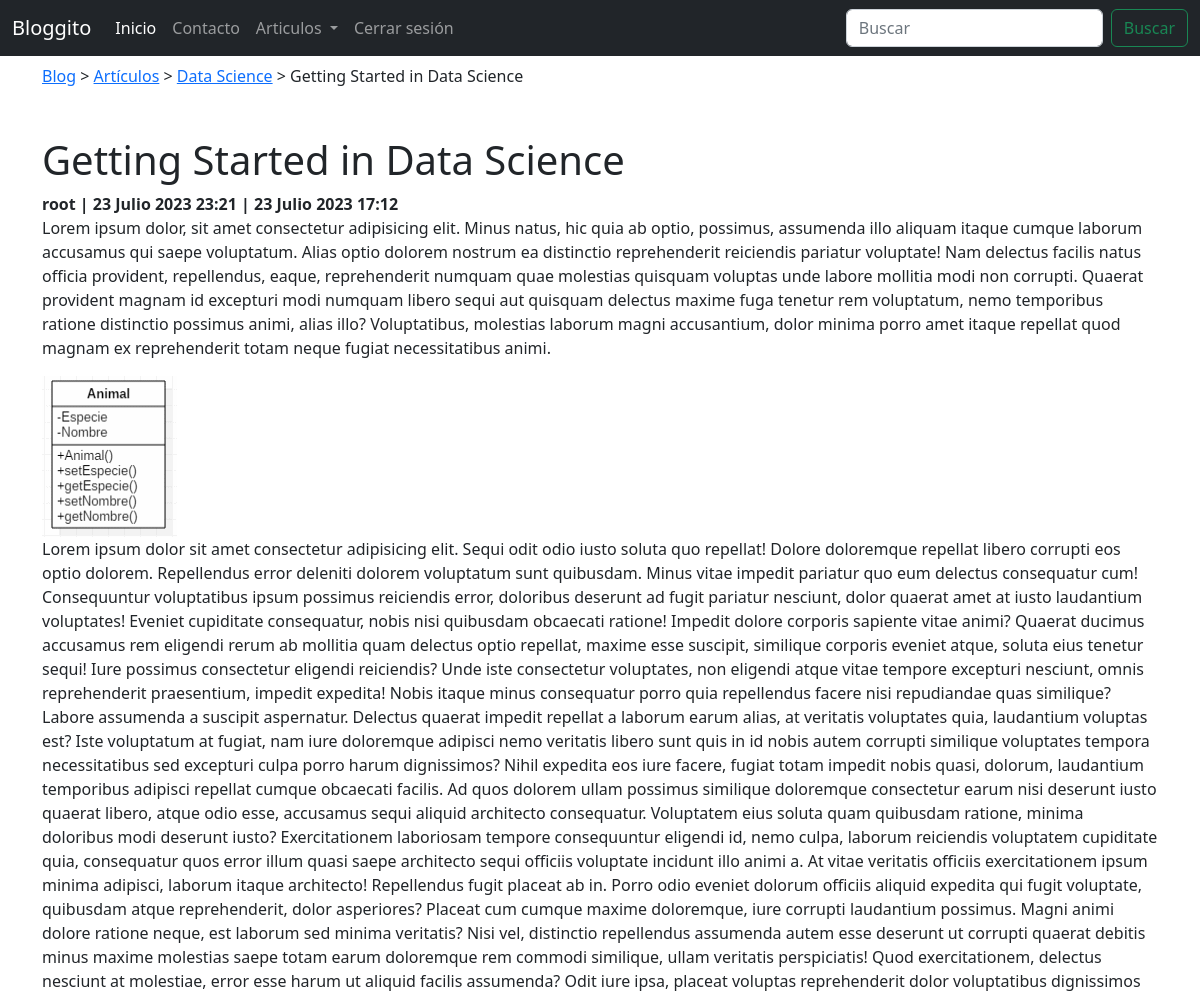
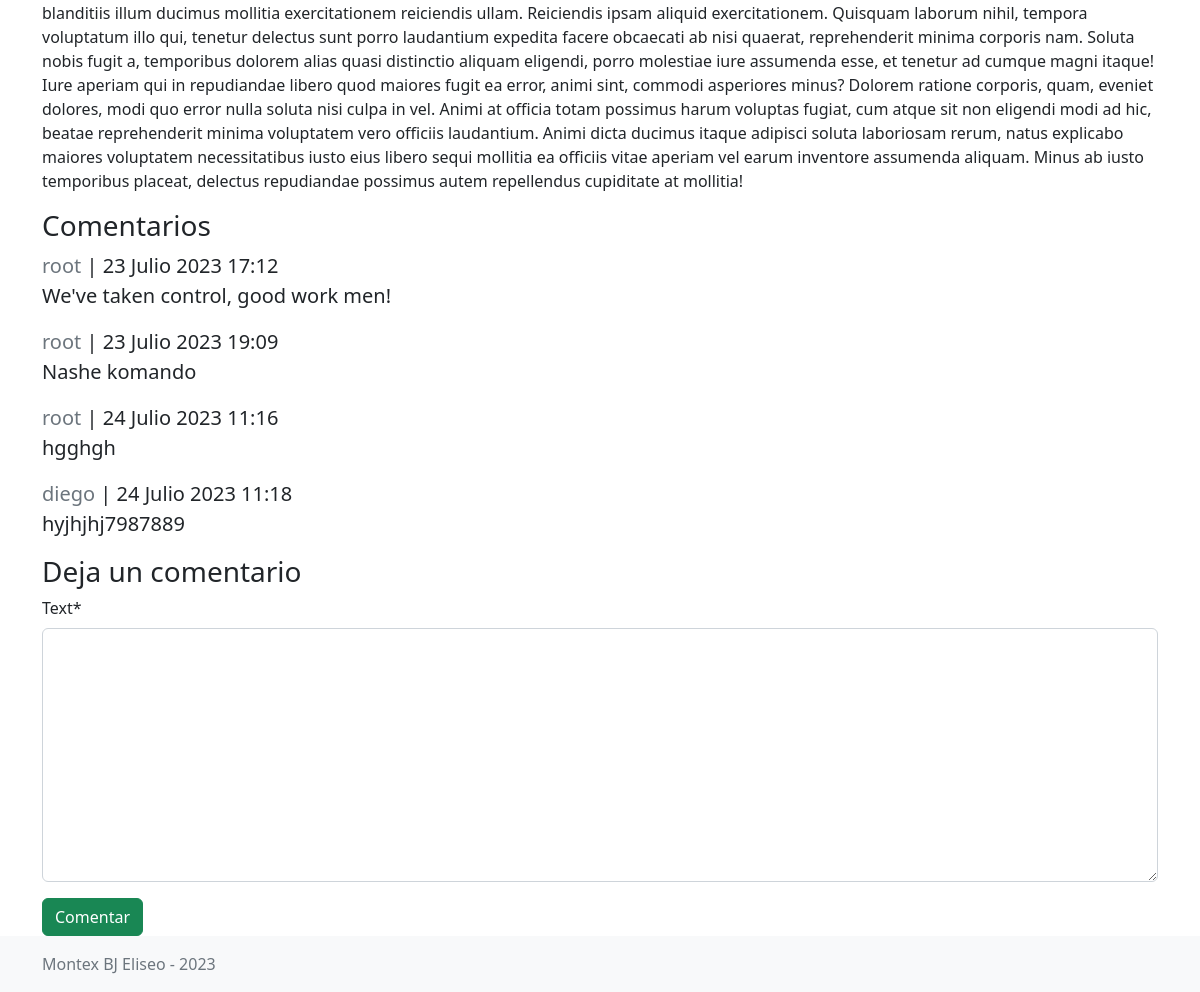
Screenshot of /posts/1 (signed in) with the database file from the repository (2 pictures, top to bottom).
### apps/posts/models.py (models this page shows, shortened)
class Post(models.Model):
    title = models.CharField(max_length=100)
    short_description = models.TextField()
    image = models.ImageField()
    content = models.TextField()
    created_at = models.DateTimeField(auto_now=True, editable=False)
    updated_at = models.DateTimeField(auto_now_add=True, editable=False)
    author = models.ForeignKey(get_user_model(), null=True, on_delete=models.SET_NULL)
    category = models.ForeignKey(Category, null=True, on_delete=models.SET_NULL)
    tags = models.ManyToManyField(Tag)
    def get_add_comment_url(self):
        return reverse('posts:add_comment', args=[self.pk])

class Category(models.Model):
    name = models.CharField(max_length=100)
    description = models.TextField()
    created_at = models.DateTimeField(auto_now = True, editable=False)
    updated_at = models.DateTimeField(auto_now_add = True, editable=False)
    def __str__(self) -> str:
        return self.name

### apps/users/models.py (models this page shows)
class User(AbstractUser):
    image = models.ImageField(upload_to='users', null=True)

### apps/comments/models.py (models this page shows, shortened)
class PostComment(models.Model):
    text = models.TextField(max_length=300)
    post = models.ForeignKey(Post, on_delete=models.CASCADE)
    author = models.ForeignKey(get_user_model(), null=True, on_delete=models.SET_NULL)
    created_at = models.DateTimeField(auto_now = True, editable=False)
    updated_at = models.DateTimeField(auto_now_add = True, editable=False)

### apps/posts/views.py (the view)
# urls.py: path('<int:pk>', PostDetailView.as_view(), name = 'view'),
class PostDetailView(DetailView):
    model = Post
    template_name = "posts/post_detail.html"
    context_object_name = "post"
    def get_context_data(self, **kwargs):
        context = super().get_context_data(**kwargs)
        context["postcomment_form"] = PostCommentForm()
        return context

### apps/comments/forms.py
class PostCommentForm(forms.ModelForm):
    class Meta:
        model = PostComment
        fields = ['text']

### templates/posts/post_detail.html (shortened to what this page needs)
{% extends 'base.html' %}
{% block content %}
<main class="container">
    <div class="my-2">
        <a href="{% url 'index' %}">Blog</a> &gt; <a href="{% url 'posts:index' %}">Artículos</a> &gt; <a href="{% url 'posts:index' %}">{{post.category}}</a> &gt; <span>{{post.title}}</span>
    </div>
    <h1 class="mt-5">{{post.title}}</h1>
    <b>{{post.author.username}} | {{post.created_at}} | {{post.updated_at}}</b>
    <p>{{post.short_description}}</p>
    <img class="img-fluid" src="{{post.image.url}}" alt="{{post.title}}">
    <p>{{post.content}}</p>
    {% include 'posts/comments/list.html' %}
    {% include 'posts/comments/form.html' %}
</main>
{% endblock content %}

### templates/posts/comments/list.html (shortened to what this page needs)
<h3>Comentarios</h3>
{% for postcomment in post.postcomment_set.all %}
<div class="lead">
    <b class="text-muted">{{postcomment.author}}</b> | <span>{{postcomment.updated_at}}</span>
    <p>
        {{postcomment.text}}
    </p>
</div>
{% empty %}
<p><i>No hay comentarios</i></p>
{% endfor %}

### static/css/docs.css (style rules this page uses)
@media (min-width: 768px) { :root { scroll-padding-top:4rem } }

### rows the page displays
Post: category "Data Science", title "Getting Started in Data Science", author.username "root", created_at "23 Julio 2023 23:21", updated_at "23 Julio 2023 17:12", short_description "Lorem ipsum dolor, sit amet consectetur adipisicing elit. Minus natus, hic quia ab optio, possimus, assumenda illo aliquam itaque cumque laborum accusamus qui saepe voluptatum. Alias optio dolorem nostrum ea distinctio reprehenderit reiciendis pariatur voluptate! Nam delectus facilis natus officia provident, repellendus, eaque, reprehenderit numquam quae molestias quisquam voluptas unde labore mollitia modi non corrupti. Quaerat provident magnam id excepturi modi numquam libero sequi aut quisquam delectus maxime fuga tenetur rem voluptatum, nemo temporibus ratione distinctio possimus animi, alias illo? Voluptatibus, molestias laborum magni accusantium, dolor minima porro amet itaque…", image (picture), content "Lorem ipsum dolor sit amet consectetur adipisicing elit. Sequi odit odio iusto soluta quo repellat! Dolore doloremque repellat libero corrupti eos optio dolorem. Repellendus error deleniti dolorem voluptatum sunt quibusdam. Minus vitae impedit pariatur quo eum delectus consequatur cum! Consequuntur voluptatibus ipsum possimus reiciendis error, doloribus deserunt ad fugit pariatur nesciunt, dolor quaerat amet at iusto laudantium voluptates! Eveniet cupiditate consequatur, nobis nisi quibusdam obcaecati ratione! Impedit dolore corporis sapiente vitae animi? Quaerat ducimus accusamus rem eligendi rerum ab mollitia quam delectus optio repellat, maxime esse suscipit, similique corporis eveniet…"
PostComment: author "root", updated_at "23 Julio 2023 17:12", text "We've taken control, good work men!"
PostComment: author "root", updated_at "23 Julio 2023 19:09", text "Nashe komando"
PostComment: author "root", updated_at "24 Julio 2023 11:16", text "hgghgh"
PostComment: author "diego", updated_at "24 Julio 2023 11:18", text "hyjhjhj7987889"
